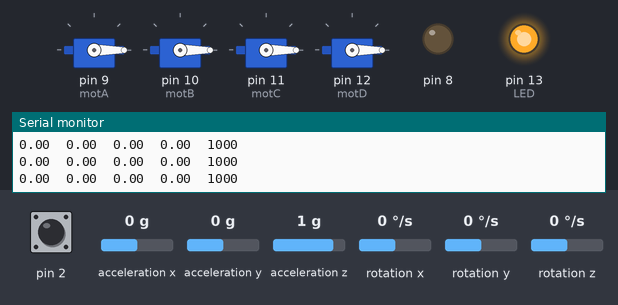
A sketch run on a simulated Arduino Leonardo, built with avr-gcc and run on an emulated ATmega32U4. On the bench: 4 × servo, output pins drawn as LEDs (lit = HIGH), the last lines printed to the serial monitor. Inputs (shaded band) come from the test bench; at power-on: acceleration x 0 g, acceleration z 1 g, rotation z 0 °/s, acceleration y 0 g, pin 2 HIGH, rotation x 0 °/s, rotation y 0 °/s. The sensor or clock chip raises its interrupt line as the real part does.

Above: at 1.7 s.
1.8 s: acceleration x set to -1.4 g
At 2.7 s:
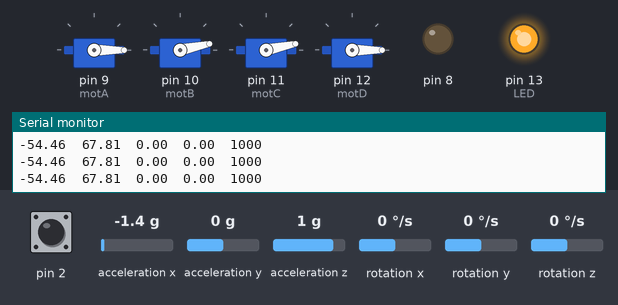
3.4 s: acceleration z set to -0.8 g
At 6.3 s:
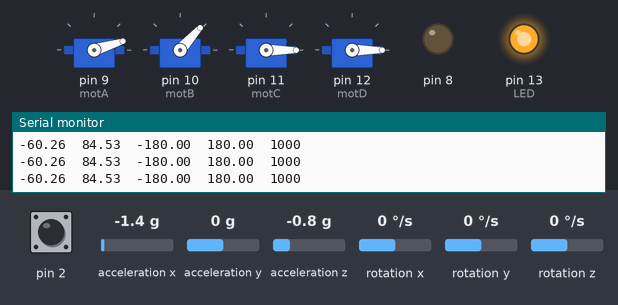
6.4 s: rotation z set to 192 °/s
At 7.63 s:
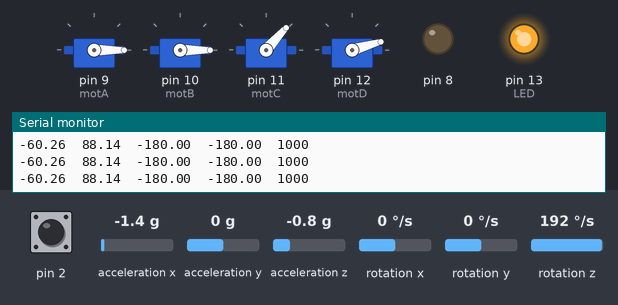
9.4 s: acceleration x set to 0 g
At 9.8 s:
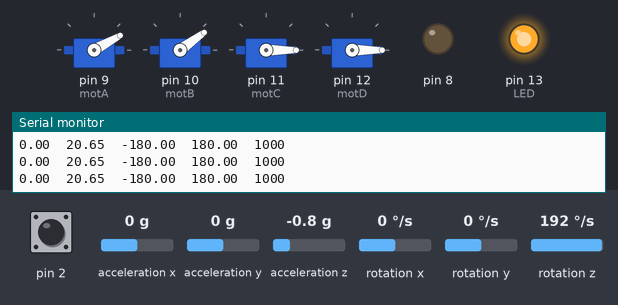
11.0 s: acceleration y set to -1.4 g
At 11.5 s:
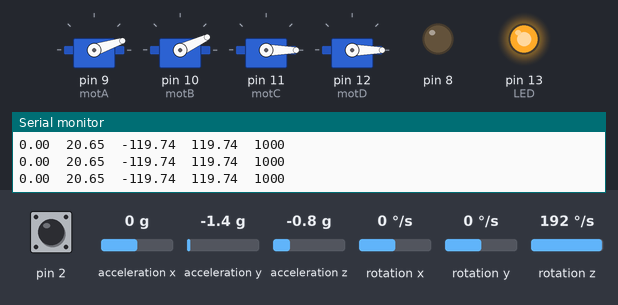
12.5 s: acceleration x set to -0.8 g
At 13.5 s:
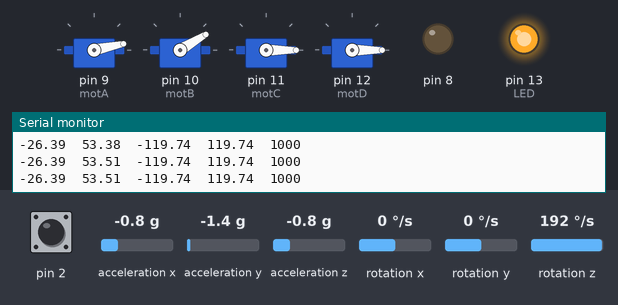
Timing chart, 0 to 15.2 s (numbered marks = the images above; inputs shaded):
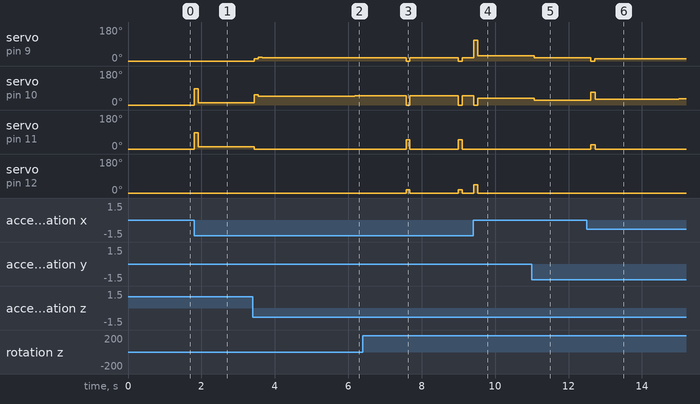

Measured:
- after the input at 1.8 s, servo on pin 10 (motB), servo on pin 11 (motC): 0° → 85° at once, → 12° 0.11 s later
- after the input at 3.4 s, servo on pin 9 (motA): 0° → 11° at once, → 19° 0.11 s later, → 18° 0.11 s later, → 17° 1.8 s later
- after the input at 6.4 s, servo on pin 11 (motC): 0° → 48° after 1.2 s, → 0° 0.10 s later, → 49° 1.3 s later, → 0° 0.11 s later; servo on pin 12 (motD): alternates 16° for 0.11 s and 0° for 1.3 s, starting after 1.2 s
- after the input at 9.4 s, servo on pin 11 (motC): stops changing and stays 0°
- after the input at 11.0 s, servo on pin 9 (motA): 29° → 18° after 0.06 s; servo on pin 10 (motB): 36° → 25° after 0.06 s
- after the input at 12.5 s, servo on pin 9 (motA): 18° → 0° after 0.11 s, → 12° 0.11 s later; servo on pin 10 (motB): 25° → 67° after 0.11 s, → 31° 0.11 s later, → 32° 2.3 s later; servo on pin 11 (motC): 0° → 23° after 0.11 s, → 0° 0.11 s later

The sketch:

Everything_but_in_Gyro_code.ino
```cpp
#include <Servo.h>
#include "I2Cdev.h"
#include "MPU6050_6Axis_MotionApps20.h"
#include <PID_v1.h>

#if I2CDEV_IMPLEMENTATION == I2CDEV_ARDUINO_WIRE
#include "Wire.h"
#endif

#define OUTPUT_READABLE_YAWPITCHROLL //yaw, pitch and roll output
#define MIN_PULSE_LENGTH 1000 // Minimum pulse length in µs
#define MAX_PULSE_LENGTH 2000 // Maximum pulse length in µs
#define LED 13 //define pine 13 as an led pin

MPU6050 mpu; // define gyro and accelerometer module
Servo motA, motB, motC, motD; // four motors
char terminator = ('n');
int output = 0, less_power = 0, more_power = 0;

bool dmpReady = false;  // set true if DMP init was successful
uint8_t mpuIntStatus;   // holds actual interrupt status byte from MPU
uint8_t devStatus;      // return status after each device operation (0 = success, !0 = error)
uint16_t packetSize;    // expected DMP packet size (default is 42 bytes)
uint16_t fifoCount;     // count of all bytes currently in FIFO
uint8_t fifoBuffer[64]; // FIFO storage buffer

Quaternion q;           // [w, x, y, z]         quaternion container
VectorFloat gravity;    // [x, y, z]            gravity vector
float ypr[3];           // [yaw, pitch, roll]   yaw/pitch/roll container and gravity vector

volatile bool mpuInterrupt = false;     // indicates whether MPU interrupt pin has gone high
void dmpDataReady() {
  mpuInterrupt = true;
}

// PID controll One
double Setpoint, Input, Output_PID;
double Kp = 1.2, Ki = 0.05, Kd = 0.75;
PID myPID(&Input, &Output_PID, &Setpoint, Kp, Ki, Kd, DIRECT);

// PID controll Two
double Setpoint2, Input2, Output_PID2;
double Kp2=1, Ki2=0, Kd2=0;
PID myPID2(&Input2, &Output_PID2, &Setpoint2, Kp2, Ki2, Kd2, DIRECT);

float motor_speed = 1000;
void setup() {
  Serial.begin(115200); //Seral for serial.print
  Serial1.begin(9600); // Bluetooth module serial
  //while (!Serial2);

  pinMode(LED, OUTPUT);
  pinMode(8, OUTPUT);
  motA.attach(9, MIN_PULSE_LENGTH, MAX_PULSE_LENGTH); //attach the motor to pins and pulse length
  motB.attach(10, MIN_PULSE_LENGTH, MAX_PULSE_LENGTH); //attach the motor to pins and pulse length
  motC.attach(11, MIN_PULSE_LENGTH, MAX_PULSE_LENGTH); //attach the motor to pins and pulse length
  motD.attach(12, MIN_PULSE_LENGTH, MAX_PULSE_LENGTH); //attach the motor to pins and pulse length
  motA.writeMicroseconds(MIN_PULSE_LENGTH); //set the motor minimum pulse length
  motB.writeMicroseconds(MIN_PULSE_LENGTH); //set the motor minimum pulse length
  motC.writeMicroseconds(MIN_PULSE_LENGTH); //set the motor minimum pulse length
  motD.writeMicroseconds(MIN_PULSE_LENGTH); //set the motor minimum pulse length

#if I2CDEV_IMPLEMENTATION == I2CDEV_ARDUINO_WIRE
  Wire.begin();
  TWBR = 24;
#elif I2CDEV_IMPLEMENTATION == I2CDEV_BUILTIN_FASTWIRE
  Fastwire::setup(400, true);
#endif

  mpu.initialize(); // initialize the MPU6050
  devStatus = mpu.dmpInitialize();

// Offset values
  mpu.setXGyroOffset(38);
  mpu.setYGyroOffset(-11);
  mpu.setZGyroOffset(-6);
  mpu.setZAccelOffset(1603);

  if (devStatus == 0) {
    mpu.setDMPEnabled(true);
    attachInterrupt(digitalPinToInterrupt(2), dmpDataReady, RISING);
    mpuIntStatus = mpu.getIntStatus();
    dmpReady = true;
    packetSize = mpu.dmpGetFIFOPacketSize();
  }

// PID One setup
  Setpoint = 0;
  Setpoint2 = 0;
  myPID.SetOutputLimits(-512, 512);
  myPID.SetMode(AUTOMATIC);

// PID Two setup
  myPID2.SetOutputLimits(-512, 512);
  myPID2.SetMode(AUTOMATIC);

  digitalWrite(LED, HIGH);
  output = 1000;
}

void loop() {
  // if programming failed, don't try to do anything
  if (!dmpReady) {
    return;
  }

  // wait for MPU interrupt or extra packet(s) available
  while (!mpuInterrupt) {
    //run the code between readings of mpu6050
    if (Serial1.available() > 0) {  // if something is recieved
      String x_char = Serial1.readStringUntil(terminator);  // read the string untill terminator
      if (x_char == "A") {
        motA.writeMicroseconds(MIN_PULSE_LENGTH);
        motB.writeMicroseconds(MIN_PULSE_LENGTH);
        motC.writeMicroseconds(MIN_PULSE_LENGTH);
        motD.writeMicroseconds(MIN_PULSE_LENGTH);
        //Serial.println("STOP");
        while (1) {
          digitalWrite(8, HIGH);
          delay(1000);
          digitalWrite(8, LOW);
          delay(1000);
        }
      }
      int x_val = x_char.toInt(); // recived data from bluetooth transform to ints
      int mapped = map(x_val, 0, 1023, 1023, 2046); // map the value
      if (mapped > 1550 and mapped != 65) {
        output++;
        digitalWrite(LED, HIGH);
        more_power++;
        if (more_power >= 25) {
          if (mapped > 1550 and mapped != 65) {
            output = output + 5;
          }
          if (mapped < 1550 and mapped != 65) {
            more_power = 0;
          }
        }
      }
      if (mapped < 1450 and mapped != 65) {
        output--;
        digitalWrite(LED, LOW);
        less_power++;
        if (less_power >= 25) {
          if (mapped < 1450 and mapped != 65) {
            output = output - 5;
          }
          if (mapped > 1450 and mapped != 65) {
            less_power = 0;
          }
        }
      }
      motA.writeMicroseconds(output); // set the ouput value as the speed of the motor
      motB.writeMicroseconds(output); // set the ouput value as the speed of the motor
      motC.writeMicroseconds(output); // set the ouput value as the speed of the motor
      motD.writeMicroseconds(output); // set the ouput value as the speed of the motor
    }
  }
  //Serial.println("5");
  // reset interrupt flag and get INT_STATUS byte
  mpuInterrupt = false;
  mpuIntStatus = mpu.getIntStatus();

  // get current FIFO count
  fifoCount = mpu.getFIFOCount();

  // check for overflow (this should never happen unless our code is too inefficient)
  if ((mpuIntStatus & 0x10) || fifoCount == 1024) {
    // reset so we can continue cleanly
    mpu.resetFIFO();

    // otherwise, check for DMP data ready interrupt (this should happen frequently)
  } else if (mpuIntStatus & 0x02) {
    // wait for correct available data length, should be a VERY short wait
    while (fifoCount < packetSize) fifoCount = mpu.getFIFOCount();

    // read a packet from FIFO
    mpu.getFIFOBytes(fifoBuffer, packetSize);

    // track FIFO count here in case there is > 1 packet available
    // (this lets us immediately read more without waiting for an interrupt)
    fifoCount -= packetSize;

#ifdef OUTPUT_READABLE_YAWPITCHROLL
    // display Euler angles in degrees
    mpu.dmpGetQuaternion(&q, fifoBuffer);
    mpu.dmpGetGravity(&gravity, &q);
    mpu.dmpGetYawPitchRoll(ypr, &q, &gravity);
    Input = ypr[1] * 180 / M_PI; // pitch value - y value
    Input2 = ypr[2] * 180 / M_PI; // roll value - x value
    myPID.Compute();
    myPID2.Compute();
    motA.writeMicroseconds(output - Output_PID + Output_PID2);
    motB.writeMicroseconds(output + Output_PID + Output_PID2);
    motC.writeMicroseconds(output + Output_PID - Output_PID2);
    motD.writeMicroseconds(output - Output_PID - Output_PID2);
    Serial.print(ypr[1]* 180/M_PI);
    Serial.print("\t");
    Serial.print(Output_PID);
    Serial.print("\t");
    Serial.print(ypr[2] * 180/M_PI);
    Serial.print("\t");
    Serial.print(Output_PID2);
    Serial.print("\t");
    Serial.println(output);
#endif
  }
}
```
